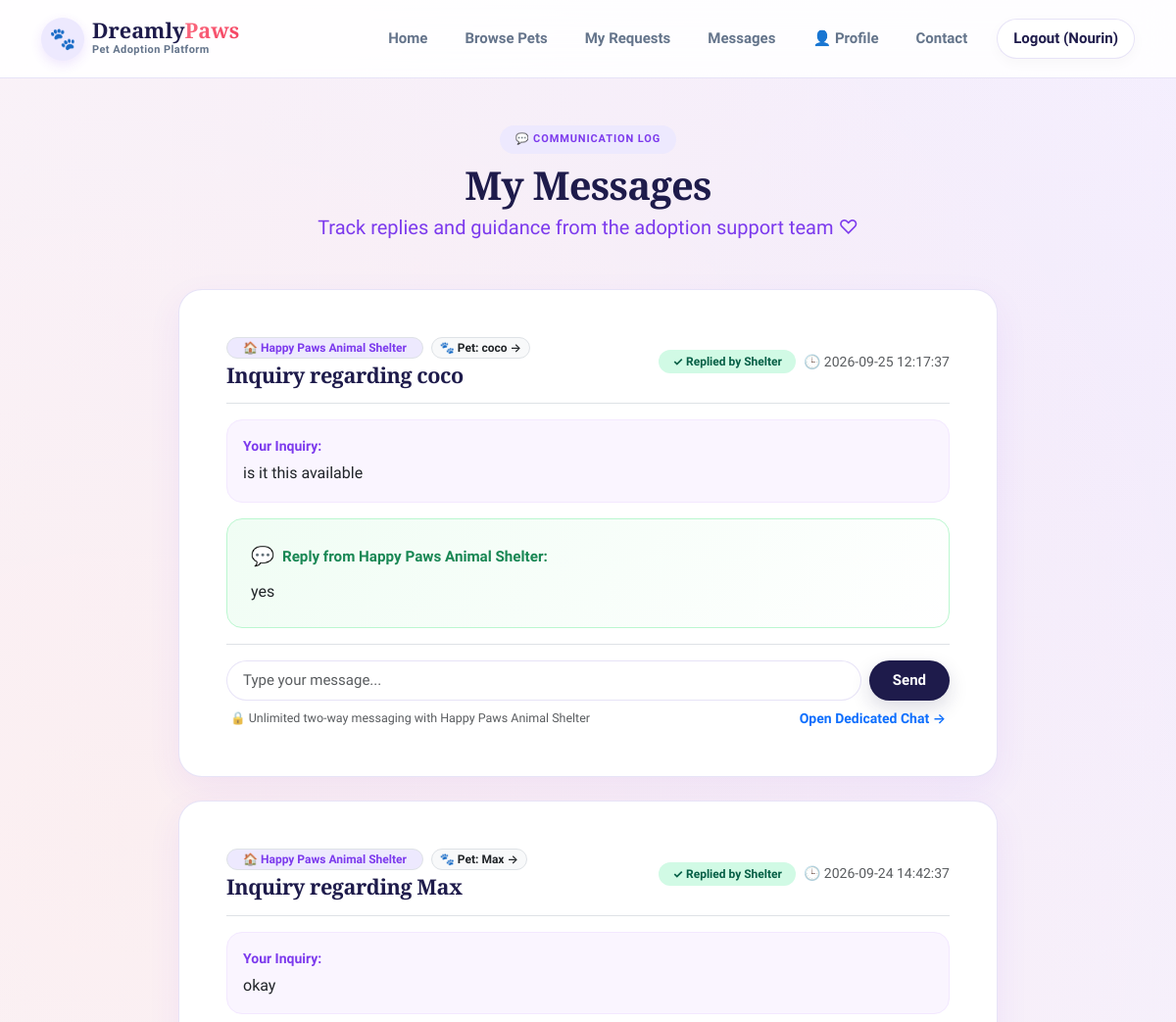
/my-messages (signed in, upper part), run on an earlier commit of the app's database.
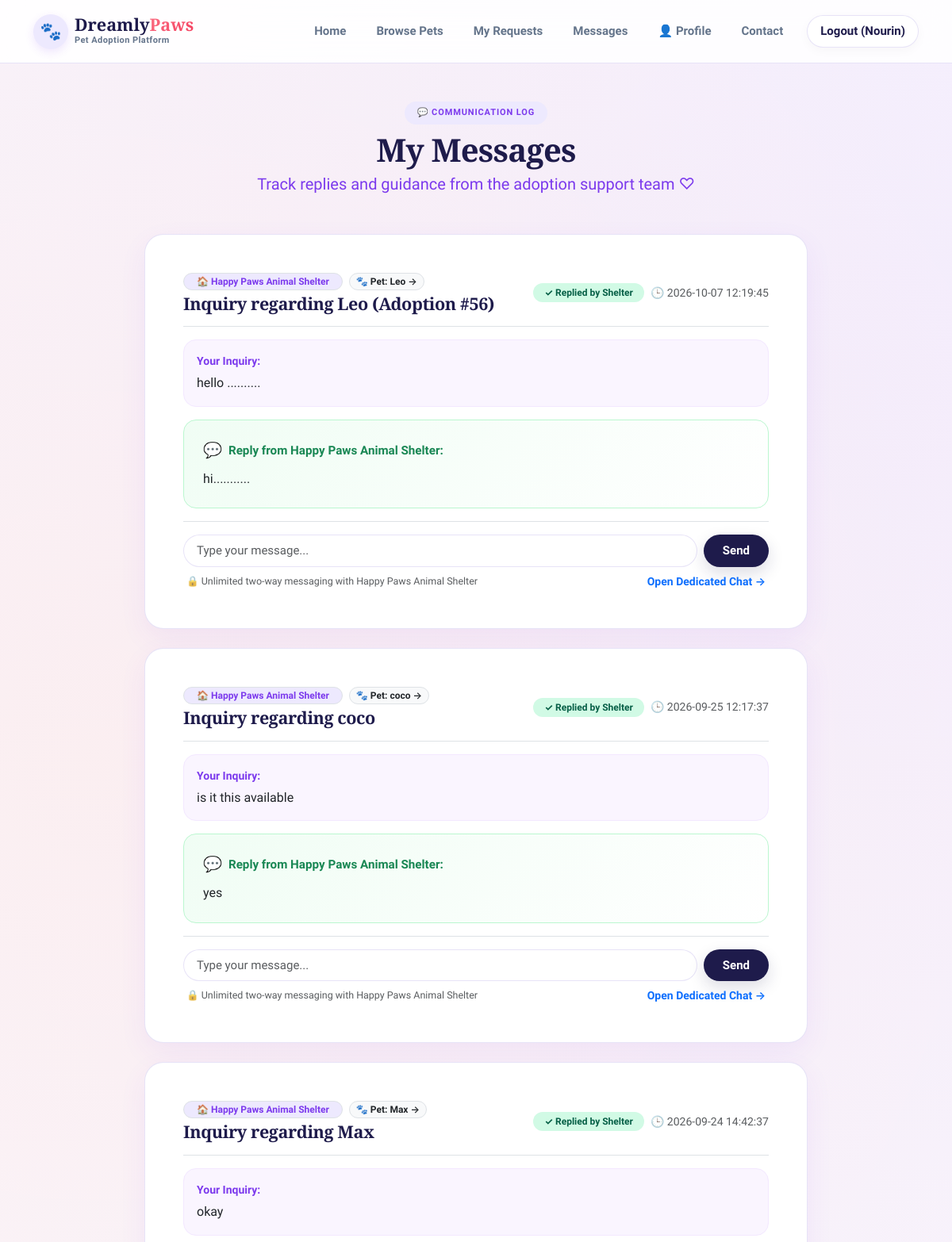
And on a later commit of the database.
### tables this page shows
CREATE TABLE messages(
            id INTEGER PRIMARY KEY AUTOINCREMENT,
            user_id INTEGER,
            name TEXT,
            email TEXT,
            subject TEXT,
            message TEXT,
            status TEXT DEFAULT 'Unread',
            reply TEXT,
            created_at TEXT
        , shelter_id INTEGER, pet_id INTEGER, conversation_id INTEGER, sender_id INTEGER, sender_type TEXT, sent_at TEXT, is_read INTEGER DEFAULT 0);

CREATE TABLE users(
        id INTEGER PRIMARY KEY AUTOINCREMENT,
        fullname TEXT,
        email TEXT,
        phone TEXT,
        address TEXT,
        password TEXT
    , role TEXT DEFAULT 'Adopter', account_status TEXT DEFAULT 'Pending');

CREATE TABLE pets(
        id INTEGER PRIMARY KEY AUTOINCREMENT,
        name TEXT,
        breed TEXT,
        age TEXT,
        gender TEXT,
        vaccinated TEXT,
        description TEXT,
        image TEXT
    , status TEXT DEFAULT 'Available', shelter_id INTEGER);

### app.py (the view)
@app.route('/my-messages')
def my_messages():
    if 'user' not in session:
        return redirect(url_for('login'))
    user_id = session.get('user_id')
    conn = sqlite3.connect("database.db")
    cursor = conn.cursor()
    cursor.execute("SELECT email FROM users WHERE id = ?", (user_id,))
    u_row = cursor.fetchone()
    user_email = u_row[0] if u_row else None
    cursor.execute("""
        SELECT
            c.id,
            c.adopter_id,
            c.shelter_id,
            c.pet_id,
            c.created_at,
            c.updated_at,
            c.status,
            u.fullname AS shelter_name,
            u.email AS shelter_email,
            u.phone AS shelter_phone,
            p.name AS pet_name,
            p.breed AS pet_breed,
            p.image AS pet_image
        FROM conversations c
        LEFT JOIN users u ON c.shelter_id = u.id
        LEFT JOIN pets p ON c.pet_id = p.id
        WHERE c.adopter_id = ?
        ORDER BY c.updated_at DESC
    """, (user_id,))
    conv_rows = cursor.fetchall()
    conversations = []
    for c_row in conv_rows:
        cid = c_row[0]
        cursor.execute("""
            SELECT
                m.id,
                m.sender_id,
                m.sender_type,
                m.message,
                m.sent_at,
                m.is_read,
                COALESCE(u.fullname, m.name, m.sender_type) AS sender_name
            FROM messages m
            LEFT JOIN users u ON m.sender_id = u.id
            WHERE m.conversation_id = ?
            ORDER BY m.id ASC
        """, (cid,))
        c_msgs = cursor.fetchall()
        latest_reply = None
        has_reply = False
        unread_count = 0
        for m in c_msgs:
            if m[2] == 'Shelter':
                has_reply = True
                latest_reply = m[3]
                if m[5] == 0:
                    unread_count += 1
        conversations.append({
            'id': c_row[0],
            'adopter_id': c_row[1],
            'shelter_id': c_row[2],
            'pet_id': c_row[3],
            'created_at': c_row[4],
            'updated_at': c_row[5],
            'status': c_row[6],
            'shelter_name': c_row[7] or 'Verified Shelter',
            'shelter_email': c_row[8] or '',
            'shelter_phone': c_row[9] or '',
            'pet_name': c_row[10],
            'pet_breed': c_row[11],
            'pet_image': c_row[12],
            'messages': c_msgs,
            'latest_reply': latest_reply,
            'has_reply': has_reply,
            'unread_count': unread_count
        })
    cursor.execute("""
        SELECT
            m.id,
            m.name,
            m.email,
            m.subject,
            m.message,
            m.status,
            m.reply,
            m.created_at,
            m.shelter_id,
            u.fullname AS shelter_name,
            m.pet_id,
            p.name AS pet_name,
            p.image AS pet_image,
            m.conversation_id
        FROM messages m
        LEFT JOIN users u ON m.shelter_id = u.id
        LEFT JOIN pets p ON m.pet_id = p.id
        WHERE (m.user_id = ? OR (m.user_id IS NULL AND m.email = ?)) AND (m.sender_type IS NULL OR m.sender_type = 'Adopter')
        ORDER BY m.id DESC
    """, (user_id, user_email))
    raw_user_messages = cursor.fetchall()
    user_messages = []
    for r in raw_user_messages:
        r_list = list(r)
        if not r_list[6] and r_list[13]:
            cursor.execute("""
                SELECT message FROM messages
                WHERE conversation_id = ? AND sender_type = 'Shelter'
                ORDER BY id DESC LIMIT 1
            """, (r_list[13],))
            rep_row = cursor.fetchone()
            if rep_row:
                r_list[6] = rep_row[0]
                r_list[5] = 'Read'
        user_messages.append(r_list)
    conn.close()
    return render_template("my_messages.html", messages=user_messages, conversations=conversations)

### templates/my_messages.html (shortened to what the changed rows need)
<!DOCTYPE html>
<html lang="en">
<head>
    <link href="https://cdn.jsdelivr.net/npm/bootstrap@5.3.3/dist/css/bootstrap.min.css" rel="stylesheet">
    <link rel="stylesheet" href="{{ url_for('static', filename='css/dreamly_theme.css') }}">
</head>
<body>
{% include 'navbar.html' %}
<div class="container py-5" style="max-width: 860px;">
    <div class="text-center mb-5">
        <h1 class="dreamly-serif mb-1" style="font-size: 2.5rem;">
            My <span class="dreamly-gradient-text">Messages</span>
        </h1>
    </div>
    {% if messages %}
        <div class="d-flex flex-column gap-4 mb-5">
            {% for msg in messages %}
            <div class="dreamly-card p-4 p-md-5">
                <div class="d-flex flex-column flex-sm-row justify-content-between align-items-sm-center gap-2 mb-3 pb-3 border-bottom">
                    <div>
                        <div class="d-flex align-items-center gap-2 mb-1 flex-wrap">
                            <span class="badge bg-purple-subtle text-purple border fw-bold px-3 py-1 rounded-pill">
                                🏠 {{ msg[9] if msg[9] else 'Verified Shelter' }}
                            </span>
                            {% if msg[11] %}
                            <a href="{{ url_for('pet_details', pet_id=msg[10]) }}" class="badge bg-light text-dark border text-decoration-none fw-semibold px-2 py-1 rounded-pill">
                                🐾 Pet: <strong>{{ msg[11] }}</strong> →
                            </a>
                            {% endif %}
                        </div>
                        <h4 class="dreamly-serif mb-0" style="font-size: 1.35rem; color: #1e1b4b;">
                            {{ msg[3] }}
                        </h4>
                    </div>
                    <div class="d-flex align-items-center gap-2 flex-shrink-0">
                        {% if msg[6] %}
                            <span class="badge" style="background: #d1fae5; color: #065f46; border-radius: 9999px; font-weight: 700; padding: 6px 14px;">
                                ✓ Replied by Shelter
                            </span>
                        {% else %}
                            <span class="badge" style="background: #fef3c7; color: #b45309; border-radius: 9999px; font-weight: 700; padding: 6px 14px;">
                                ⏳ Pending Shelter Reply
                            </span>
                        {% endif %}
                        <span class="text-muted small">🕒 {{ msg[7] }}</span>
                    </div>
                </div>
                <div class="p-3 rounded-4 mb-3" style="background: #faf5ff; border: 1px solid #f3e8ff;">
                    <div class="text-muted small fw-bold mb-1" style="color: #7c3aed !important;">Your Inquiry:</div>
                    <p class="mb-0 text-dark" style="line-height: 1.6;">
                        {{ msg[4] }}
                    </p>
                </div>
                {% if msg[6] %}
                    <div class="p-4 rounded-4 mb-3" style="background: linear-gradient(135deg, #f0fdf4 0%, #ffffff 100%); border: 1px solid #bbf7d0;">
                        <div class="d-flex align-items-center gap-2 mb-1">
                            <span style="font-size: 1.2rem;">💬</span>
                            <strong class="text-success" style="font-size: 0.95rem;">Reply from {{ msg[9] if msg[9] else 'Shelter' }}:</strong>
                        </div>
                        <p class="mb-0 mt-2 text-dark" style="line-height: 1.6;">
                            {{ msg[6] }}
                        </p>
                    </div>
                {% else %}
                    <div class="p-3 rounded-4 text-center mb-3" style="background: #f8fafc; border: 1px dashed #cbd5e1;">
                        <span class="text-muted small">
                            ⏳ {{ msg[9] if msg[9] else 'The shelter' }} has received your inquiry and will reply directly here soon.
                        </span>
                    </div>
                {% endif %}
                {% if msg[13] %}
                <div class="pt-3 border-top">
                    <form method="POST" action="{{ url_for('send_conversation_message', conversation_id=msg[13]) }}">
                        <div class="d-flex gap-2">
                            <input
                                type="text"
                                name="message"
                                class="form-control rounded-pill px-3 py-2"
                                placeholder="Type your message..."
                                required
                                minlength="2"
                                maxlength="2000"
                            >
                            <button type="submit" class="btn btn-dark-pill px-4 py-2 fw-semibold flex-shrink-0">
                                Send
                            </button>
                        </div>
                        <div class="d-flex justify-content-between align-items-center mt-2 px-1">
                            <span class="text-muted small" style="font-size: 0.78rem;">
                                🔒 Unlimited two-way messaging with {{ msg[9] if msg[9] else 'Shelter' }}
                            </span>
                            <a href="{{ url_for('view_conversation', conversation_id=msg[13]) }}" class="small fw-semibold text-purple text-decoration-none">
                                Open Dedicated Chat →
                            </a>
                        </div>
                    </form>
                </div>
                {% endif %}
            </div>
            {% endfor %}
        </div>
    {% endif %}
</div>
</body>
</html>

What changed in the data, as far as the page shows it:
added messages: fullname "Happy Paws Animal Shelter", name "Leo", subject "Inquiry regarding Leo (Adoption #56)", shows "✓ Replied by Shelter", created_at "2026-10-07 12:19:45", message "hello ..........", reply "hi..........."
